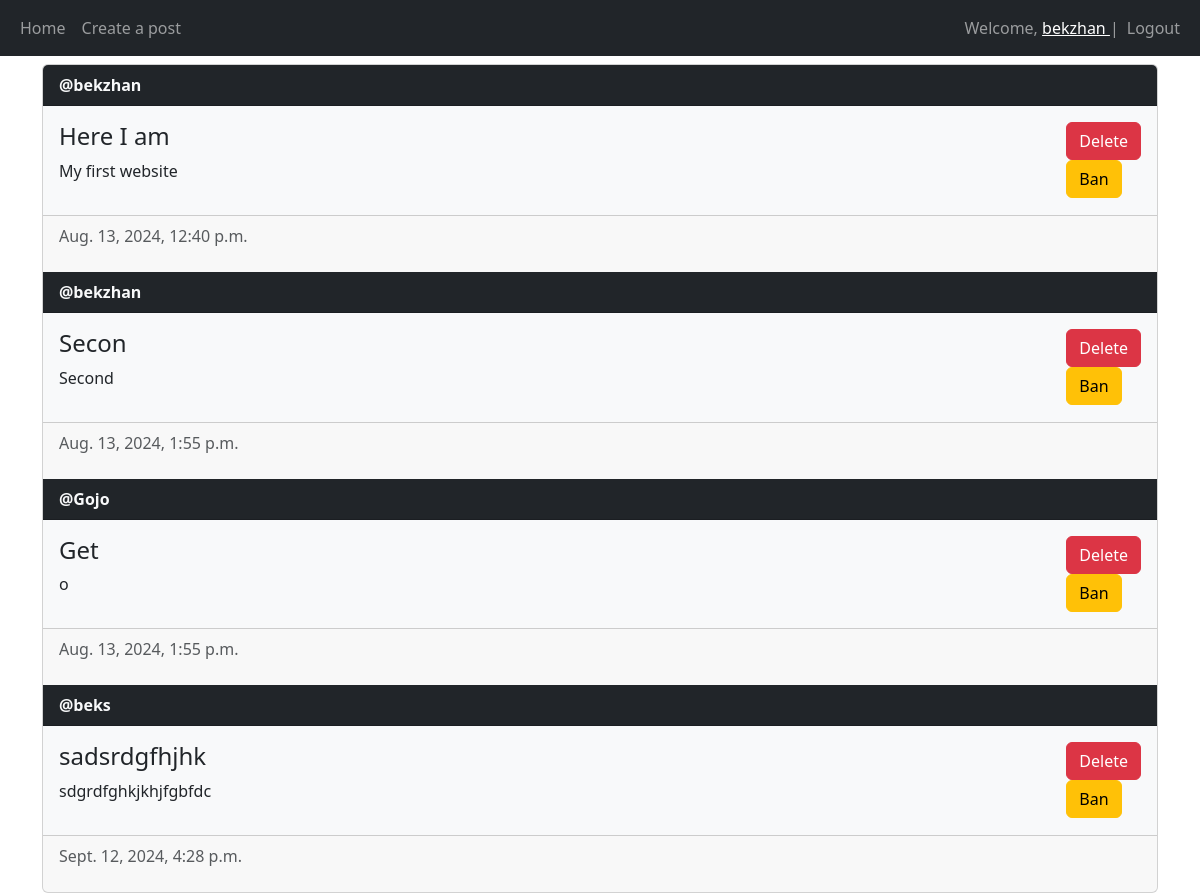
The app's page / (signed in) with its own data.
### main/models.py (models this page shows, shortened)
class Post(models.Model):
    title = models.CharField(max_length=200)
    author = models.ForeignKey(User, on_delete=models.CASCADE)
    text = models.TextField()
    created = models.DateTimeField(auto_now_add=True)
    updated = models.DateTimeField(auto_now=True)

### main/views.py (the view, shortened to what this page needs)
# urls.py: 2. Add a URL to urlpatterns:  path('', views.home, name='home')
@login_required(login_url="login")
def home(request):
    posts = Post.objects.all()
    return render(request, "main/home.html", {"posts":posts})

### main/templates/main/home.html (shortened to what this page needs)
{% extends 'main/base.html' %}
{% block content %}
<div class="card mt-2">
{% if not posts %}
    <h1> There are no posts yet.</h1>
    <h2><a href="{% url 'new_post' %}">Create one</a></h2>
{% else %}
    {% for post in posts %}
        <div class="card-header bg-dark text-light"><strong>@{{ post.author }}</strong></div>
        <div class="card-body bg-light text-dark d-flex flex-row justify-content-between">
            <div>
                <h4 class="card-title">{{ post.title }}</h4>
                <p>{{ post.text }}</p>
            </div>
            <div>
                {% if user == post.author or perms.user.delete_post %}
                    <form method="post">
                        <button class="btn btn-danger" name="post-id" value="{{ post.id }}">Delete</button>
                    </form>
                {% endif %}
                {% if user.is_staff %}
                    <form method="post">
                        <button class="btn btn-warning" name="author-id" value="{{ post.author.id }}">Ban</button>
                    </form>
                {% endif %}
            </div>
        </div>
        <div class="card-footer text-muted">
            <p>{{ post.created }}</p>
        </div>
    {% endfor %}
{% endif %}
</div>
{% endblock %}

### main/templates/main/base.html (shortened to what this page needs)
<!DOCTYPE html>
<html lang="en">
<head>
    <link href="https://cdn.jsdelivr.net/npm/bootstrap@5.3.3/dist/css/bootstrap.min.css" rel="stylesheet">
</head>
<body>
    <nav class="navbar navbar-expand-lg navbar-dark bg-dark">
        <div class="container-fluid">
            <ul class="navbar-nav">
                <li class="nav-item">
                    <a class="nav-link" href="{% url 'home' %}">Home</a>
                </li>
                <li class="nav-item">
                    <a class="nav-link" href="{% url 'new_post' %}">Create a post</a>
                </li>
            </ul>
            <ul class="navbar-nav">
                {% if user.is_authenticated %}
                    <span class="navbar-text">Welcome, <a href="{% url 'profile' %}"> {{ user.username }} </a> | </span>
                    <li class="nav-item">
                        <form method="post" action="{% url 'logout' %}" >
                            <button type="submit" class="nav-link">Logout</button>
                        </form>
                    </li>
                {% endif %}
            </ul>
        </div>
    </nav>
    <div class="container">
        {% block content %} {% endblock %}
    </div>
</body>
</html>

### records on screen
Post: author "bekzhan", title "Here I am", text "My first website", {{ post.id }} 5 (drawn), created "Aug. 13, 2024, 12:40 p.m."
Post: author "bekzhan", title "Secon", text "Second", {{ post.id }} 7 (drawn), created "Aug. 13, 2024, 1:55 p.m."
Post: author "Gojo", title "Get", text "o", {{ post.id }} 8 (drawn), created "Aug. 13, 2024, 1:55 p.m."
Post: author "beks", title "sadsrdgfhjhk", text "sdgrdfghkjkhjfgbfdc", {{ post.id }} 9 (drawn), created "Sept. 12, 2024, 4:28 p.m."

### other values on screen
{{ user.username }} "bekzhan"
